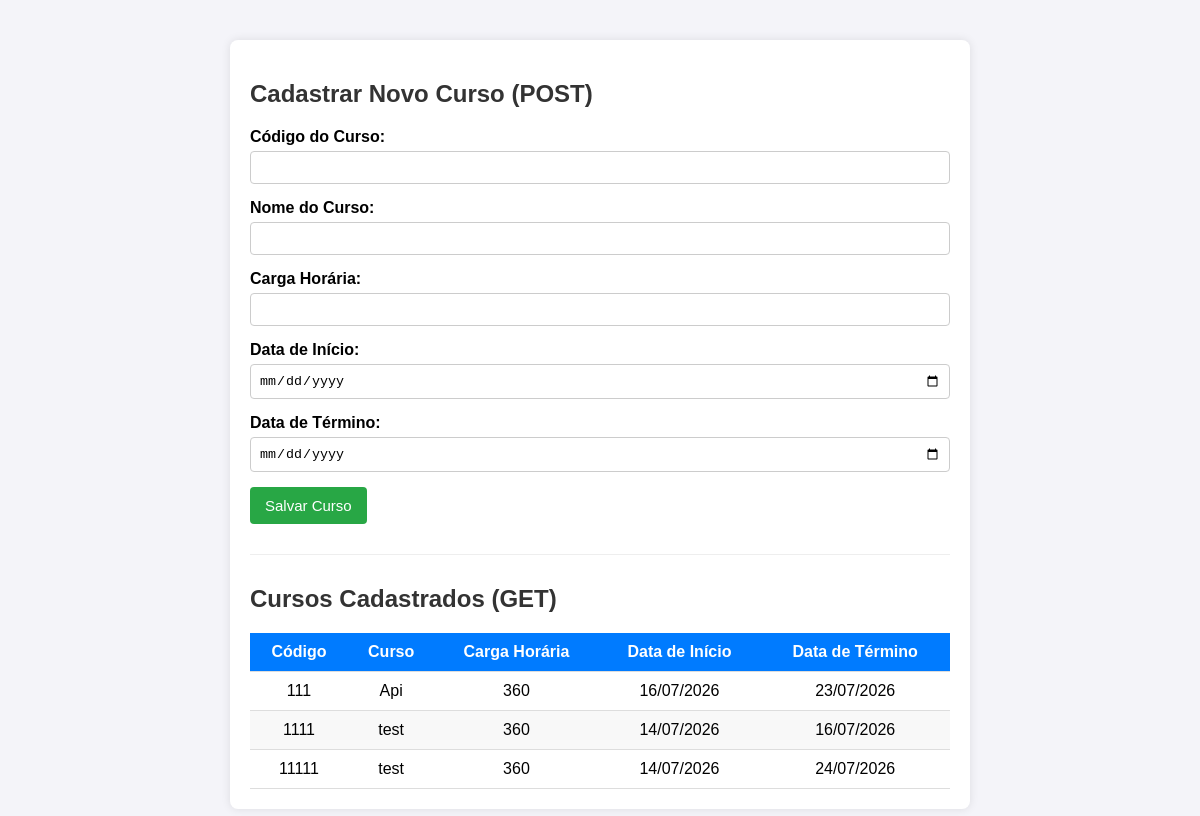
Before: /cadastro-curso/ with the older database file.
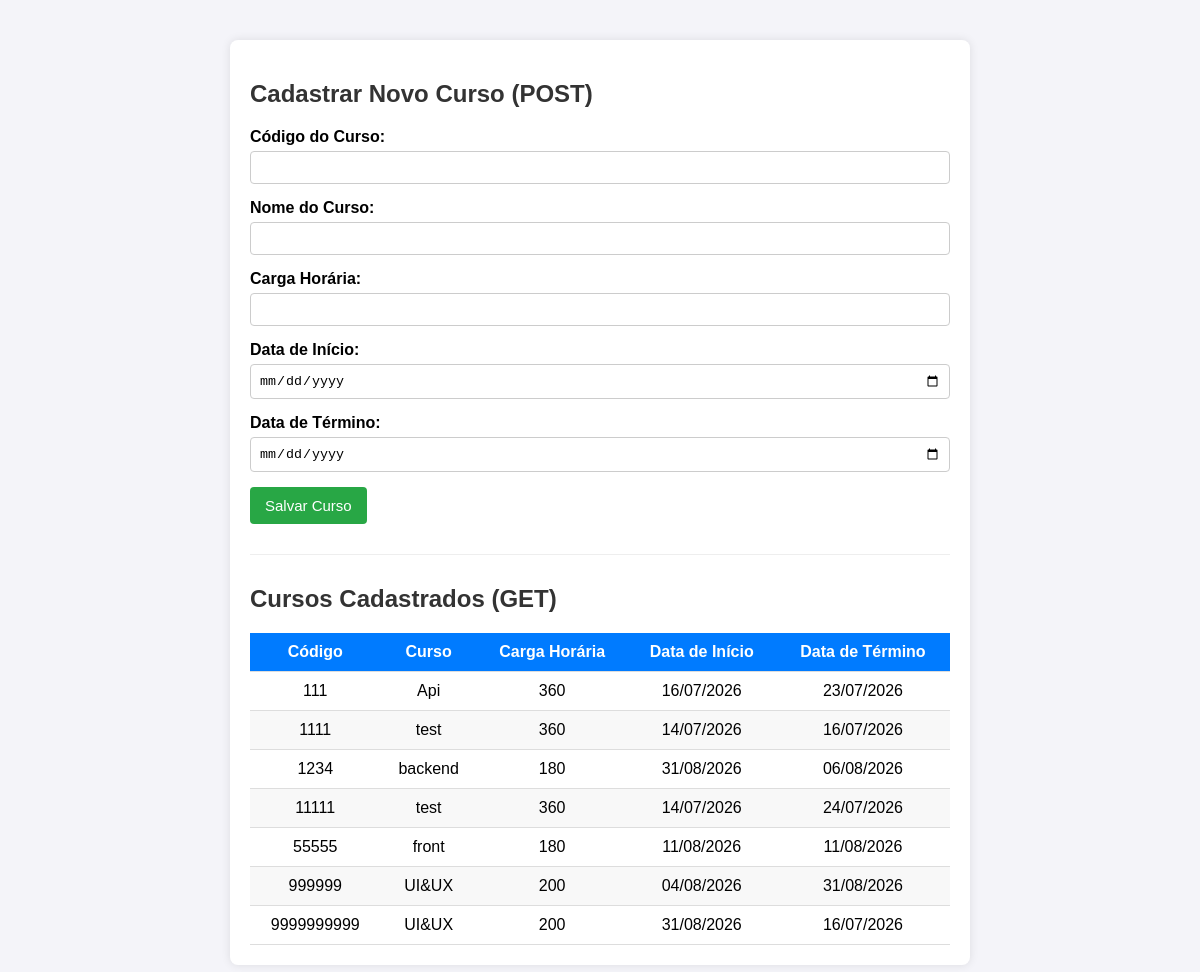
After: the same page with the newer database file.
### meuapp/models.py (models this page shows, shortened)
class Curso(models.Model):
    codigo = models.IntegerField(verbose_name="Digite o codigo!", primary_key=True)
    nomecurso =  models.CharField(max_length=100,verbose_name="Digite o nome do curso")
    cargarHoraria = models.IntegerField(verbose_name='Digite a carga horária do curso')
    datainicio =  models.DateField(verbose_name='Digite ínicio')
    dataTermino=   models.DateField(verbose_name='Digite Término')

### meuapp/views.py (the view, shortened to what this page needs)
# urls.py: path("cadastro-curso/",CursoView.as_view(),name="cadastro_curso")
class CursoView(View):
    def get(self,request):
        curso = Curso.objects.all()
        return render(request, 'aluno/cadastro_curso.html', {'curso': curso})

### meuapp/templates/aluno/cadastro_curso.html (shortened to what this page needs)
<!DOCTYPE html>
<html lang="pt-br">
<head>
</head>
<body>
<div class="container">
    <h2>Cadastrar Novo Curso (POST)</h2>
    <form method="POST">
        <div class="form-group">
            <label for="codigo">Código do Curso:</label>
            <input type="number" id="codigo" name="codigo" required>
        </div>
        <div class="form-group">
            <label for="nomecurso">Nome do Curso:</label>
            <input type="text" id="nomecurso" name="nomecurso" required>
        </div>
        <div class="form-group">
            <label for="cargarHoraria">Carga Horária:</label>
            <input type="number" id="cargarHoraria" name="cargarHoraria" required>
        </div>
        <div class="form-group">
            <label for="datainicio">Data de Início:</label>
            <input type="date" id="datainicio" name="datainicio" required>
        </div>
        <div class="form-group">
            <label for="dataTermino">Data de Término:</label>
            <input type="date" id="dataTermino" name="dataTermino" required>
        </div>
        <button type="submit">Salvar Curso</button>
    </form>
    <hr style="margin:30px 0; border:0; border-top:1px solid #eee;">
    <h2>Cursos Cadastrados (GET)</h2>
    <table>
        <thead>
            <tr>
                <th>Código</th>
                <th>Curso</th>
                <th>Carga Horária</th>
                <th>Data de Início</th>
                <th>Data de Término</th>
            </tr>
        </thead>
        <tbody>
            {% for cursos in curso %}
            <tr>
                <td>{{ cursos.codigo }}</td>
                <td>{{ cursos.nomecurso }}</td>
                <td>{{ cursos.cargarHoraria }}</td>
                <td>{{ cursos.datainicio|date:"d/m/Y" }}</td>
                <td>{{ cursos.dataTermino|date:"d/m/Y" }}</td>
            </tr>
            {% empty %}
            <tr>
                <td colspan="5" style="text-align:center; color:#777;">
                    Nenhum curso cadastrado.
                </td>
            </tr>
            {% endfor %}
        </tbody>
    </table>
</div>
</body>
</html>

### meuapp/templates/aluno/cadastro_curso.html (style rules this page uses)
body { font-family: Arial, sans-serif; margin: 40px; background-color: #f4f4f9; }
.container { max-width: 700px; margin: auto; background: white; padding: 20px; border-radius: 8px; box-shadow: 0 0 10px rgba(0,0,0,0.1); }
h2 { color: #333; }
.form-group { margin-bottom: 15px; }
label { display: block; margin-bottom: 5px; font-weight: bold; }
input[type="text"], input[type="number"], input[type="date"] { width: 100%; padding: 8px; box-sizing: border-box; border: 1px solid #ccc; border-radius: 4px; }
button { background-color: #28a745; color: white; padding: 10px 15px; border: none; border-radius: 4px; cursor: pointer; font-size: 15px; }
table { width: 100%; margin-top: 20px; border-collapse: collapse; }
th, td { padding: 10px; text-align: center; border-bottom: 1px solid #ddd; }
th { background-color: #007bff; color: white; }
tr:nth-child(even) { background-color: #f8f8f8; }

Changed rows visible on the page:
added Curso: codigo "1234", nomecurso "backend", cargarHoraria "180", datainicio "31/08/2026", dataTermino "06/08/2026"
added Curso: codigo "55555", nomecurso "front", cargarHoraria "180", datainicio "11/08/2026", dataTermino "11/08/2026"
added Curso: codigo "999999", nomecurso "UI&UX", cargarHoraria "200", datainicio "04/08/2026", dataTermino "31/08/2026"
added Curso: codigo "9999999999", nomecurso "UI&UX", cargarHoraria "200", datainicio "31/08/2026", dataTermino "16/07/2026"
